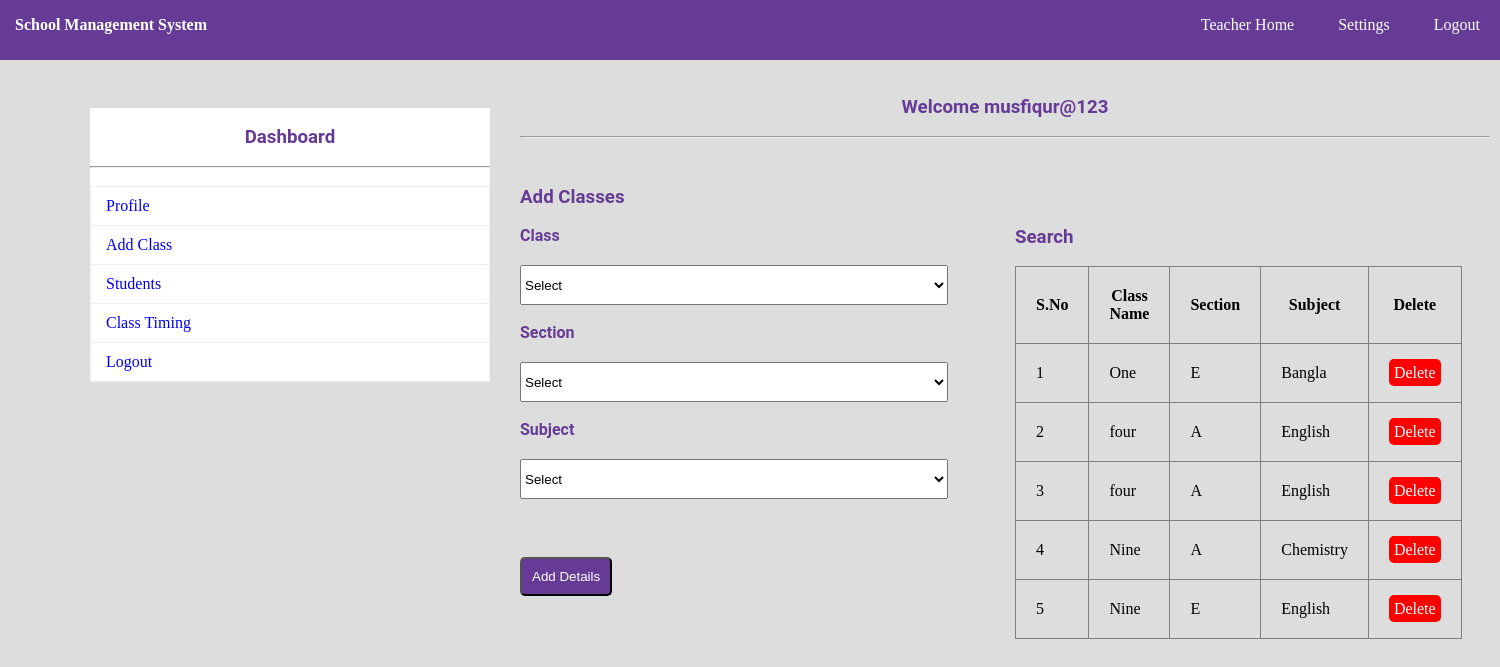
The page /handle_class.php (signed in) on the database its author committed.
### tables this page shows
CREATE TABLE `hclass` (
  `HID` int(11) NOT NULL,
  `TID` int(11) NOT NULL,
  `CLA` varchar(150) NOT NULL,
  `SEC` varchar(150) NOT NULL,
  `SUB` varchar(150) NOT NULL
);

### handle_class.php (the view, shortened to what this page needs)
<?php
	include"database.php";
?>
<!DOCTYPE html>
<html>
	<head>
		<link rel="stylesheet" type="text/css" href="css/style.css">
	</head>
	<body>
		<?php include"navbar.php";?><br>
			<div id="section">
				<?php include"sidebar.php";?><br>
					<h3 class="text">Welcome <?php echo $_SESSION["TNAME"]; ?></h3><br><hr><br>
				<div class="content">
					<h3>Add Classes</h3><br>
					<div class="lbox1">
					<form  method="post" action="<?php echo $_SERVER["PHP_SELF"];?>">
					<label>Class</label><br>
						<select name="cla" required class="input3">
							<?php
								$sl="select DISTINCT(CNAME) from class";
								$r=$db->query($sl);
								 if($r->num_rows>0)
								 {
									 echo "<option value=''>Select</option>";
								 }
							?>
						</select>
					<br><br>
					<label>Section</label><br>
						<select name="sec" required class="input3">
						<?php
							$sl="select DISTINCT(CSEC) from class";
							$r=$db->query($sl);
								if($r->num_rows>0)
								{
									echo "<option value=''>Select</option>";
								}
						?>
						</select><br></br>
					<label>Subject</label><br>
						<select name="sub" required class="input3">
						<?php
							$s="select * from sub";
							$re=$db->query($s);
							if($re->num_rows>0)
							{
								echo "<option value=''>Select</option>";
							}
						?>
						</select>
					<br><br>
					<button type="submit" class="btn" name="submit">Add  Details</button>
					</form>
					</div>
					<div class="rbox1">
					<h3>Search<br></h3><br>
					<table border="1px" >
						<tr>
							<th>S.No</th>
							<th>Class Name</th>
							<th>Section</th>
							<th>Subject</th>
							<th>Delete</th>
						</tr>
						<?php
							$s="select * from hclass";
							$res=$db->query($s);
							if($res->num_rows>0)
							{
								$i=0;
								while($r=$res->fetch_assoc())
								{
									$i++;
									echo"
									<tr>
										<td>{$i}</td>
										<td>{$r["CLA"]}</td>
										<td>{$r["SEC"]}</td>
										<td>{$r["SUB"]}</td>
										<td><a href='hclass.php?id={$r["HID"]}' class='btnr'>Delete</a></td>
									</tr>
									";
								}
							}
						?>
						</table>
					</div>
				</div>
			</div>
	</body>
</html>

### navbar.php
<div class="navbar">
			<ul class="list">
				<b style="color:white;float:left;line-height:50px;margin-left:15px;font-family:Cooper Black;">
				School Management System</b>
			<?php
				if(isset($_SESSION["AID"]))
				{
					echo'
						<li><a href="admin_home.php">Admin Home</a></li>
				<li><a href="change_pass.php">Settings</a></li>
				<li><a href="logout.php">Logout</a></li>
					';
				}
				elseif(isset($_SESSION["TID"]))
				{
					echo'
						<li><a href="teacher_home.php">Teacher Home</a></li>
				<li><a href="teacher_change_pass.php">Settings</a></li>
				<li><a href="logout.php">Logout</a></li>
					';
				}
				else{
					echo'
					<li><a href="index.php">Admin</a></li>
				<li><a href="teacher_login.php">Teacher</a></li>
				<li><a href="contact.php">Contact Us</a></li>';
				}
			?>
			</ul>
		</div>

### sidebar.php
<div class="sidebar"><br>
<h3 class="text">Dashboard</h3><br><hr><br>
<ul class="s">
<?php
	if(isset($_SESSION["AID"]))
	{
		echo'
			<li class="li"><a href="admin_home.php">School Information</a></li>
			<li class="li"><a href="add_staff.php"> Staff</a></li>
			<li class="li"><a href="view_staff.php">View Staff</a></li>
			<li class="li"><a href="logout.php">Logout</a></li>
		';
	}
	else{
		echo'
			<li class="li"><a href="teacher_home.php">Profile</a></li>
			<li class="li"><a href="handle_class.php"> Add Class</a></li>
			<li class="li"><a href="add_stud.php"> Students</a></li>
			<li class="li"><a href="ajax_search.php">Class Timing</a></li>
			<li class="li"><a href="logout.php">Logout</a></li>
		';
	}
?>
</ul>
</div>

### css/style.css (style rules this page uses)
* { padding:0px; margin:0px; }
html { background:#dddddd; }
a { text-decoration:none; }
.navbar { background:#663b95; height:60px; width:100%; }
.list { list-style:none; text-align:right; }
.list li { display:inline; }
.list li a { text-decoration:none; color:white; line-height:50px; padding:20px; }
h1,h2,h3,h4,h5,h6,label { font-family:roboto; color:#663b95; }
.btn { border-radius:5px; padding:10px; background:#663b95; color:white; margin-top:40px; }
.btnr { border-radius:5px; padding:5px; background:#ff0000; color:white; }
label { font-weight:bold; }
.s { list-style:none; }
.li { position: relative; display: block; padding: 10px 15px; margin-bottom: -1px; background-color: #ffffff; border: 1px solid #ecf0f1; }
.text { text-align:center; }
#section { height:auto; width:1400px; margin-left:90px; font-family:cambria; }
.sidebar { width:400px; height:auto; margin-top:30px; margin-right:30px; float:left; background:white; }
.content { margin-top:30px; height:auto; width:950px; float:left; }
tr,td,th { padding:20px; }
.input3 { width:90%; height:40px; margin-top:20px; }
table { border-collapse:collapse; }
.lbox1 { width:50%; margin-right:20px; float:left; }
.rbox1 { width:45%; float:left; }
.rbox1 table { width:100%; }

### rows shown on the page
hclass: CLA "One", SEC "E", SUB "Bangla"
hclass: CLA "four", SEC "A", SUB "English"
hclass: CLA "four", SEC "A", SUB "English"
hclass: CLA "Nine", SEC "A", SUB "Chemistry"
hclass: CLA "Nine", SEC "E", SUB "English"

### other values the page prints
$_SESSION["TNAME"] "musfiqur@123"
